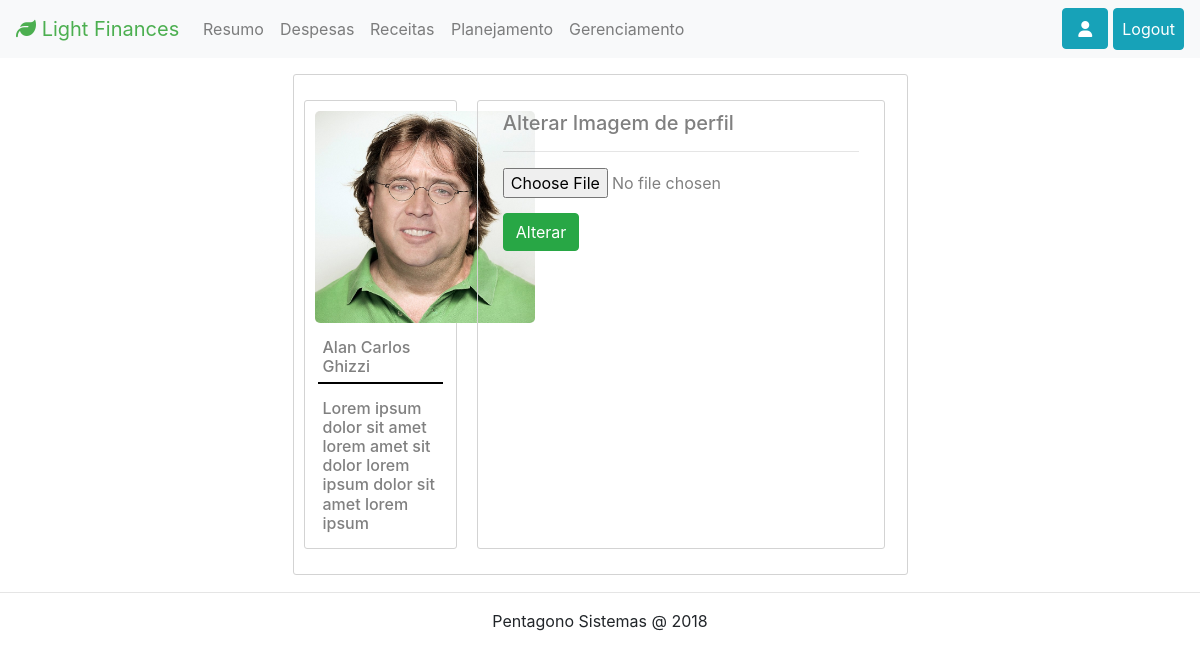
/application.php?page=admin/account/index (signed in), run on the app's committed database.
### tables this page shows
CREATE TABLE `site_configs` (
  `id` int(11) NOT NULL,
  `name` varchar(120) NOT NULL,
  `registration` int(11) NOT NULL
);

CREATE TABLE `menus` (
  `id` int(11) NOT NULL,
  `content` varchar(120) NOT NULL,
  `link` varchar(120) NOT NULL,
  `class` varchar(120) DEFAULT NULL,
  `level` varchar(120) DEFAULT NULL
);

CREATE TABLE `users` (
  `id` int(11) NOT NULL,
  `nome` varchar(120) NOT NULL,
  `login` varchar(120) NOT NULL,
  `email` varchar(240) NOT NULL,
  `senha` varchar(120) NOT NULL,
  `tipo` varchar(120) NOT NULL,
  `profileImg` int(11) DEFAULT NULL,
  `desc` varchar(480) DEFAULT NULL
);

### library/db.php (called while the page is built, shortened)
<?php
class Db {
    public static $username = 'root';
    public static $pass = 'rgc21thm85';
    public static $db = 'lightfinances';
    public static $host = 'localhost';
    public static $conn = null;
    public static function connect()
    {
        self::$conn = new PDO(("mysql:host=" . self::$host . ";dbname=" . self::$db), self::$username, self::$pass);
        if (self::$conn) {
            self::$conn->setAttribute(PDO::ATTR_ERRMODE, PDO::ERRMODE_EXCEPTION);
        }
    }
    public static function query($sql, $bind = array())
    {
        $stmt = self::$conn->prepare($sql);
        try {
            $stmt->execute($bind);
            return $stmt;
        } catch (Exception $e) {
            echo $e->getMessage();
            return false;
        }
    }
    public static function fetchAll($sql, $bind = array())
    {
        $query = self::query($sql, $bind);
        if ($query) {
            $result = array();
            while($row = $query->fetch(PDO::FETCH_OBJ)) {
              $result[] = $row;
            }
            return $result;
        } else {
            return false;
        }
    }
    public static function fetchRow($sql, $bind = array())
    {
        $query = self::query($sql, $bind);
        if ($query) {
            return $row = $query->fetch(PDO::FETCH_OBJ);
        } else {
            return false;
        }
    }
    public static function fetchOne($sql, $bind = array())
	{
		$query = self::query($sql, $bind);
		$r =  $query->fetch();
		if ($r) {
            return $r[0];
        } else {
		    return null;
        }
	}
}
 ?>

### actions/menu/load.php (called while the page is built)
<?php
$menus = Db::fetchAll("SELECT * FROM menus");

### actions/general/loader.php (called while the page is built, shortened)
<?php
require_once 'actions/admin/load.php';
require_once 'actions/categorias/load.php';
require_once 'actions/despesas/load.php';
require_once 'actions/receitas/load.php';
require_once 'actions/icons/load.php';
require_once 'actions/menu/load.php';
require_once 'actions/tabs/load.php';
require_once 'actions/users/load.php';

### actions/account/fetchData.php (called while the page is built)
<?php
$sql = "SELECT * FROM users";
$id = $_SESSION['id'];
$user = Db::fetchRow($sql, array("id"=> "{$id}"));

### admin/menu.php (the view, shortened to what this page needs)
<nav class="navbar navbar-expand-lg navbar-light bg-light" style="margin-bottom: 15px;">
  <a class="navbar-brand" href="/application.php?page=admin/index" style="color: #4CAF50;"><i class="fa fa-leaf" aria-hidden="true"></i> <?php echo (Db::fetchOne("SELECT name FROM site_configs")); ?></a>
  <div class="collapse navbar-collapse" id="menu">
    <ul class="navbar-nav mr-auto">
      <li class="nav-item">
        <a class="nav-link hvr-underline-from-center <?php if($_GET['page'] == 'admin/index') { echo 'menuActive'; } ?>" href="/application.php?page=admin/index">Resumo</span></a>
    </li>
      <?php foreach ($menus as $m) { ?>
          <?php if ($userLevel == $m->level || $userLevel == 'admin') { ?>
              <li class="nav-item">
                <a class="nav-link hvr-underline-from-center <?php if($_GET['page'] == 'admin/' . $m->link) { echo 'menuActive'; } ?>" href="/application.php?page=admin/<?php echo $m->link; ?>"><?php echo $m->content; ?></a>
              </li>
            <?php  } ?>
      <?php } ?>
    </ul>
    <form class="form-inline my-2 my-lg-0">
        <ul class="navbar-nav mr-auto">
            <li class="nav-item">
              <a class="nav-link btn btn-info" style="color:white; margin: 0 5px; padding: 11.5px 15px;" href="/application.php?page=admin/account/index"><i class="fa fa-user"></i></span></a>
          </li>
          <li class="nav-item">
            <a class="nav-link btn btn-info" style="color:white;" href="/application.php?page=actions/users/logout">Logout</span></a>
          </li>
      </ul>
    </form>
  </div>
</nav>

### admin/account/index.php (shortened to what this page needs)
<?php require 'actions/account/fetchData.php'; ?>
<div class="row justify-content-md-center">
    <div class="col-md-6 content">
        <div class="row">
            <div class="col-md-3 icontent">
                <img class="profileImg" src="imgs/profile.jpg" width="220px" alt="">
                <h6 class="profileTitle"><?php echo $user->nome; ?></h6>
                <h6 class="profileDesc"><?php echo $user->desc; ?></h6>
            </div>
            <div class="col-md-8 icontent">
                    <div class="col">
                        <h5>Alterar Imagem de perfil</h5>
                        <hr>
                        <input type="file" name="profileImg">
                    </div>
                    <div class="col" style="margin: 15px 0;">
                        <button type="submit" name="button" class="btn btn-success">Alterar</button>
                    </div>
            </div>
        </div>
    </div>
</div>

### includes/css/main.css (style rules this page uses)
.content { border: 1px solid lightgray; border-radius: 3px; color: gray; padding:15px !important; margin:1px; }
.iContent { border: 1px solid lightgray; border-radius: 3px; color: gray; margin: 10px; padding: 10px; }
.hvr-underline-from-center { display: inline-block; vertical-align: middle; -webkit-transform: perspective(1px) translateZ(0); transform: perspective(1px) translateZ(0); box-shadow: 0 0 1px transparent; position: relative; overflow: hidden; }
.hvr-underline-from-center:before { content: ""; position: absolute; z-index: -1; left: 50%; right: 50%; bottom: 0; background: #18BC9C; height: 4px; -webkit-transition-property: left, right; transition-property: left, right; -webkit-transition-duration: 0.3s; transition-duration: 0.3s; -webkit-transition-timing-function: ease-out; transition-timing-function: ease-out; }
.profileImg { border-radius:5px; }
.profileTitle { margin: 10px 3px; border-bottom: 2px solid black; padding:5px; }
.profileDesc { margin: 0px 3px; padding:5px; }

### data on the page
site_configs: name "Light Finances"
menus: content "Despesas"
menus: content "Receitas"
menus: content "Planejamento"
menus: content "Gerenciamento"
users: nome "Alan Carlos Ghizzi", desc "Lorem ipsum dolor sit amet lorem amet sit dolor lorem ipsum dolor sit amet lorem ipsum"
